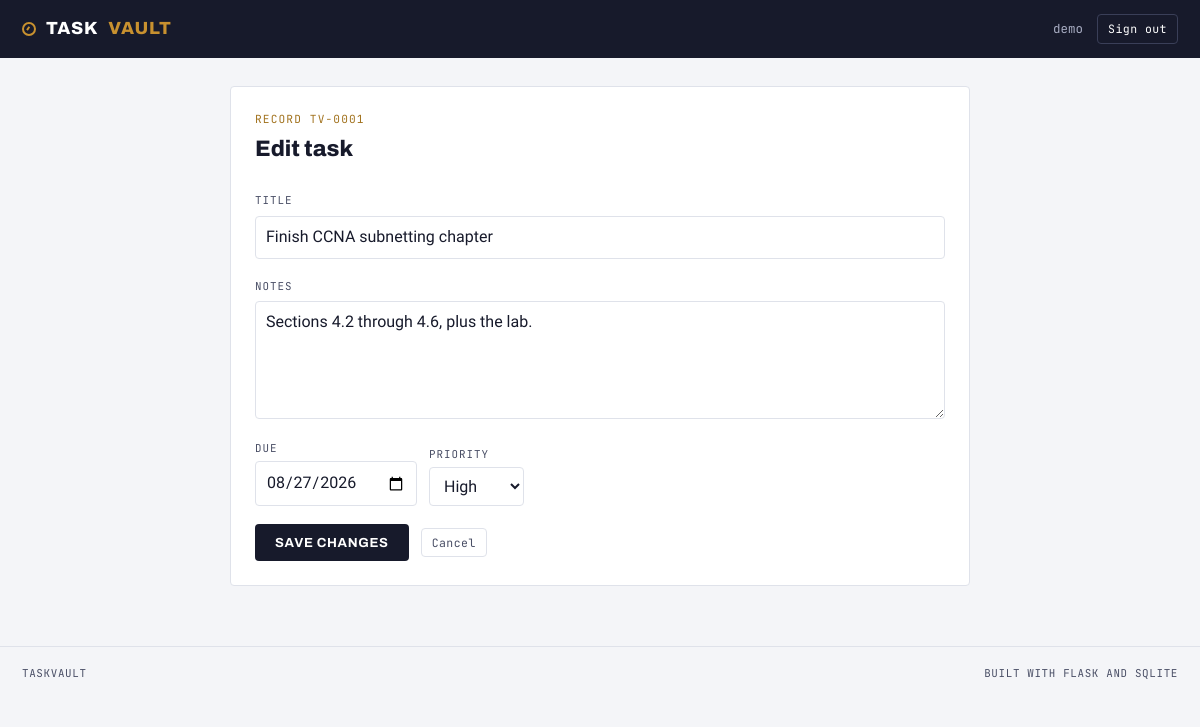
Screenshot of /tasks/1/edit (signed in) with the database file from the repository.
### tables this page shows
CREATE TABLE tasks (
    id         INTEGER PRIMARY KEY AUTOINCREMENT,
    user_id    INTEGER NOT NULL,
    title      TEXT NOT NULL,
    notes      TEXT NOT NULL DEFAULT '',
    due_date   TEXT,
    priority   TEXT NOT NULL DEFAULT 'normal',
    completed  INTEGER NOT NULL DEFAULT 0,
    created_at TEXT NOT NULL,
    FOREIGN KEY (user_id) REFERENCES users(id) ON DELETE CASCADE
);

### app.py (the view, shortened to what this page needs)
@app.route("/tasks/<int:task_id>/edit", methods=["GET", "POST"])
@login_required
def edit_task(task_id):
    db = get_db()
    task = db.execute(
        "SELECT * FROM tasks WHERE id = ? AND user_id = ?",
        (task_id, session["user_id"]),
    ).fetchone()
    if task is None:
        flash("That task is not in your vault.", "error")
        return redirect(url_for("index"))
    return render_template("edit.html", task=task, priorities=PRIORITIES)

### app.py (called while the page is built)
def get_db():
    if "db" not in g:
        g.db = sqlite3.connect(DATABASE)
        g.db.row_factory = sqlite3.Row
        g.db.execute("PRAGMA foreign_keys = ON")
    return g.db

def login_required(view):
    @wraps(view)
    def wrapped(*args, **kwargs):
        if session.get("user_id") is None:
            return redirect(url_for("login"))
        return view(*args, **kwargs)
    return wrapped

@app.context_processor
def inject_user():
    return {"current_user": session.get("username")}

### taskvault/taskvault/templates/edit.html (shortened to what this page needs)
{% extends "layout.html" %}
{% block content %}
<div class="panel">
  <p class="panel-eyebrow">Record TV-{{ '%04d' % task.id }}</p>
  <h1 class="panel-title">Edit task</h1>
  <form method="post">
    <label class="field-block">
      <span>Title</span>
      <input type="text" name="title" value="{{ task.title }}" maxlength="200" required autofocus>
    </label>
    <label class="field-block">
      <span>Notes</span>
      <textarea name="notes" rows="4" maxlength="1000">{{ task.notes }}</textarea>
    </label>
    <div class="composer-row">
      <label class="field">
        <span>Due</span>
        <input type="date" name="due_date" value="{{ task.due_date or '' }}">
      </label>
      <label class="field">
        <span>Priority</span>
        <select name="priority">
          {% for p in priorities %}
            <option value="{{ p }}" {% if p == task.priority %}selected{% endif %}>{{ p|capitalize }}</option>
          {% endfor %}
        </select>
      </label>
    </div>
    <div class="panel-actions">
      <button class="btn-primary" type="submit">Save changes</button>
      <a class="btn-quiet" href="{{ url_for('index') }}">Cancel</a>
    </div>
  </form>
</div>
{% endblock %}

### taskvault/taskvault/static/styles.css (style rules this page uses)
:root { --ink: #171A2B; --ink-soft: #4A4F66; --paper: #F4F5F8; --card: #FFFFFF; --line: #DFE2EA; --brass: #C8912F; --brass-deep: #A2731F; --keep: #2C7A63; --late: #B23A34; --radius: 4px; }
* { box-sizing: border-box; }
body { margin: 0; background: var(--paper); color: var(--ink); font-family: "Source Sans 3", system-ui, sans-serif; font-size: 16px; line-height: 1.55; -webkit-font-smoothing: antialiased; }
a { color: var(--ink); }
.composer-row { display: flex; align-items: flex-end; gap: 12px; margin-top: 12px; flex-wrap: wrap; }
.field { display: flex; flex-direction: column; gap: 4px; }
.field > span, .field-block > span { font-family: "JetBrains Mono", monospace; font-size: 0.68rem; text-transform: uppercase; letter-spacing: 0.09em; color: var(--ink-soft); }
.field-block { display: block; margin-bottom: 14px; }
input[type="text"], input[type="password"], input[type="date"], select, textarea { font: inherit; color: var(--ink); border: 1px solid var(--line); border-radius: var(--radius); padding: 8px 10px; background: #fff; }
.field-block input, .field-block textarea { width: 100%; margin-top: 4px; }
.btn-primary { font-family: "Archivo", sans-serif; font-weight: 700; font-size: 0.82rem; letter-spacing: 0.05em; text-transform: uppercase; background: var(--ink); color: #fff; border: 0; border-radius: var(--radius); padding: 11px 20px; cursor: pointer; transition: background 0.15s; }
.btn-quiet { display: inline-block; font-family: "JetBrains Mono", monospace; font-size: 0.72rem; letter-spacing: 0.04em; padding: 5px 10px; border: 1px solid var(--line); border-radius: var(--radius); background: transparent; color: var(--ink-soft); text-decoration: none; cursor: pointer; }
.panel { background: var(--card); border: 1px solid var(--line); border-radius: var(--radius); padding: 24px; }
.panel-eyebrow { font-family: "JetBrains Mono", monospace; font-size: 0.7rem; letter-spacing: 0.1em; text-transform: uppercase; color: var(--brass-deep); margin: 0; }
.panel-title { font-family: "Archivo", sans-serif; font-weight: 800; font-size: 1.4rem; margin: 4px 0 20px; }
.panel-actions { display: flex; align-items: center; gap: 12px; margin-top: 18px; }

### rows the page displays
tasks: id "0001", title "Finish CCNA subnetting chapter", notes "Sections 4.2 through 4.6, plus the lab.", due_date "08/27/2026", priority "High"

### other values shown
{{ current_user }} "demo"
